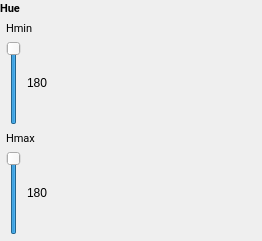
                     <widget class="QFrame" name="hueBall">
                      <property name="frameShape">
                       <enum>QFrame::Shape::NoFrame</enum>
                      </property>
                      <layout class="QVBoxLayout" name="verticalLayout_134">
                       <property name="spacing">
                        <number>0</number>
                       </property>
                       <property name="leftMargin">
                        <number>0</number>
                       </property>
                       <property name="topMargin">
                        <number>0</number>
                       </property>
                       <property name="rightMargin">
                        <number>0</number>
                       </property>
                       <property name="bottomMargin">
                        <number>0</number>
                       </property>
                       <item>
                        <widget class="QFrame" name="hueBallHeader">
                         <property name="frameShape">
                          <enum>QFrame::Shape::NoFrame</enum>
                         </property>
                         <layout class="QHBoxLayout" name="horizontalLayout_170">
                          <property name="spacing">
                           <number>0</number>
                          </property>
                          <property name="leftMargin">
                           <number>0</number>
                          </property>
                          <property name="topMargin">
                           <number>0</number>
                          </property>
                          <property name="rightMargin">
                           <number>0</number>
                          </property>
                          <property name="bottomMargin">
                           <number>0</number>
                          </property>
                          <item>
                           <widget class="QLabel" name="hueBallTitle">
                            <property name="font">
                             <font>
                              <family>Roboto</family>
                              <pointsize>8</pointsize>
                              <bold>true</bold>
                             </font>
                            </property>
                            <property name="text">
                             <string>Hue</string>
                            </property>
                           </widget>
                          </item>
                          <item>
                           <spacer name="hueBallHeaderSlider">
                            <property name="orientation">
                             <enum>Qt::Orientation::Vertical</enum>
                            </property>
                            <property name="sizeHint" stdset="0">
                             <size>
                              <width>242</width>
                              <height>15</height>
                             </size>
                            </property>
                           </spacer>
                          </item>
                         </layout>
                        </widget>
                       </item>
                       <item>
                        <widget class="QFrame" name="hueBallValues">
                         <property name="frameShape">
                          <enum>QFrame::Shape::NoFrame</enum>
                         </property>
                         <layout class="QVBoxLayout" name="verticalLayout_135">
                          <property name="leftMargin">
                           <number>6</number>
                          </property>
                          <property name="topMargin">
                           <number>6</number>
                          </property>
                          <property name="rightMargin">
                           <number>6</number>
                          </property>
                          <property name="bottomMargin">
                           <number>6</number>
                          </property>
                          <item>
                           <layout class="QVBoxLayout" name="hueBallMin">
                            <item>
                             <widget class="QLabel" name="hueBallMinLabel">
                              <property name="font">
                               <font>
                                <family>Roboto</family>
                                <pointsize>8</pointsize>
                               </font>
                              </property>
                              <property name="text">
                               <string>Hmin</string>
                              </property>
                              <property name="scaledContents">
                               <bool>true</bool>
                              </property>
                             </widget>
                            </item>
                            <item>
                             <widget class="QFrame" name="hueBallMinContents">
                              <property name="frameShape">
                               <enum>QFrame::Shape::NoFrame</enum>
                              </property>
                              <layout class="QHBoxLayout" name="horizontalLayout_171">
                               <property name="spacing">
                                <number>6</number>
                               </property>
                               <property name="leftMargin">
                                <number>0</number>
                               </property>
                               <property name="topMargin">
                                <number>0</number>
                               </property>
                               <property name="rightMargin">
                                <number>0</number>
                               </property>
                               <property name="bottomMargin">
                                <number>0</number>
                               </property>
                               <item>
                                <widget class="QSlider" name="hueBallMinSlider">
                                 <property name="cursor">
                                  <cursorShape>PointingHandCursor</cursorShape>
                                 </property>
                                 <property name="maximum">
                                  <number>180</number>
                                 </property>
                                 <property name="value">
                                  <number>180</number>
                                 </property>
                                 <property name="tickPosition">
                                  <enum>QSlider::TickPosition::NoTicks</enum>
                                 </property>
                                 <property name="tickInterval">
                                  <number>10</number>
                                 </property>
                                </widget>
                               </item>
                               <item>
                                <widget class="QLabel" name="hueBallMinValue">
                                 <property name="text">
                                  <string>180</string>
                                 </property>
                                 <property name="scaledContents">
                                  <bool>true</bool>
                                 </property>
                                </widget>
                               </item>
                              </layout>
                             </widget>
                            </item>
                           </layout>
                          </item>
                          <item>
                           <layout class="QVBoxLayout" name="hueBallMax">
                            <item>
                             <widget class="QLabel" name="hueBallMaxLabel">
                              <property name="font">
                               <font>
                                <family>Roboto</family>
                                <pointsize>8</pointsize>
                               </font>
                              </property>
                              <property name="text">
                               <string>Hmax</string>
                              </property>
                              <property name="scaledContents">
                               <bool>true</bool>
                              </property>
                             </widget>
                            </item>
                            <item>
                             <widget class="QFrame" name="hueBallMaxContents">
                              <property name="frameShape">
                               <enum>QFrame::Shape::NoFrame</enum>
                              </property>
                              <layout class="QHBoxLayout" name="horizontalLayout_172">
                               <property name="spacing">
                                <number>6</number>
                               </property>
                               <property name="leftMargin">
                                <number>0</number>
                               </property>
                               <property name="topMargin">
                                <number>0</number>
                               </property>
                               <property name="rightMargin">
                                <number>0</number>
                               </property>
                               <property name="bottomMargin">
                                <number>0</number>
                               </property>
                               <item>
                                <widget class="QSlider" name="hueBallMaxSlider">
                                 <property name="cursor">
                                  <cursorShape>PointingHandCursor</cursorShape>
                                 </property>
                                 <property name="maximum">
                                  <number>180</number>
                                 </property>
                                 <property name="value">
                                  <number>180</number>
                                 </property>
                                 <property name="tickPosition">
                                  <enum>QSlider::TickPosition::NoTicks</enum>
                                 </property>
                                 <property name="tickInterval">
                                  <number>10</number>
                                 </property>
                                </widget>
                               </item>
                               <item>
                                <widget class="QLabel" name="hueBallMaxValue">
                                 <property name="text">
                                  <string>180</string>
                                 </property>
                                 <property name="scaledContents">
                                  <bool>true</bool>
                                 </property>
                                </widget>
                               </item>
                              </layout>
                             </widget>
                            </item>
                           </layout>
                          </item>
                         </layout>
                        </widget>
                       </item>
                      </layout>
                     </widget>
